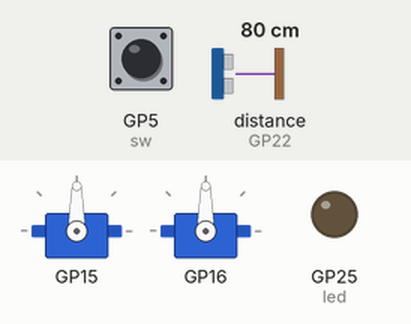
Bench run of a program on a simulated Raspberry Pi Pico running MicroPython. Shown: 2 × servo, output pins drawn as LEDs (lit = HIGH). Inputs (shaded band) come from the test bench; at power-on: GP5 (sw) HIGH, distance to the obstacle (sensor on GP22) 80 cm. The echo pulse lasts 58.3 µs per cm; random numbers come from a fixed seed; servo angles are drawn from the pulse width (0.5 ms = 0°, 2.5 ms = 180°); library files of the repository ran but are not shown: ultrasonic.py, servocar.py; pins used as bus, display or sensor lines are not drawn.

Above: at 5.0 s.
5.1 s: GP5 (sw) pulled LOW for 0.15 s
At 14.6 s:
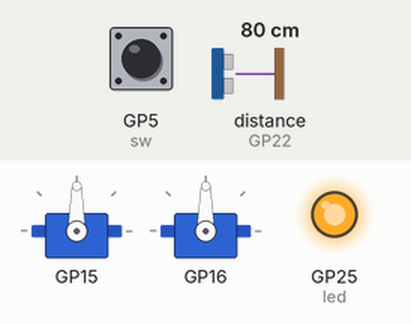
At 15.6 s:
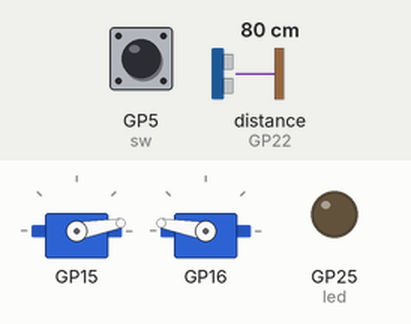
Timing chart, 0 to 16.6 s (numbered marks = the images above; inputs shaded):
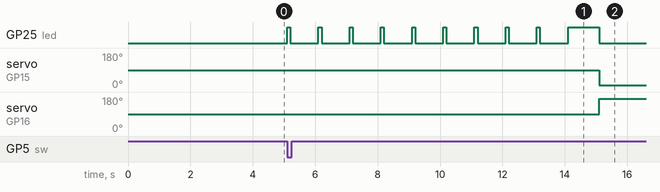

The program:

explore.py
```python
from machine import Pin
from ultrasonic import Ultrasonic
from servocar import ServoCar
from time import sleep, sleep_ms
from random import choice, randint

# Ultrasonic
TRIGGER_PIN = 28
ECHO_PIN = 22
# Robotic Plateform
RIGHT_SERVO = 15
LEFT_SERVO  = 16
# User Button
BTN_PIN = 5
LED_PIN = 25

sr04 = Ultrasonic( TRIGGER_PIN, ECHO_PIN )
car = ServoCar( left_servo = LEFT_SERVO, right_servo = RIGHT_SERVO )
sw = Pin( BTN_PIN, Pin.IN, Pin.PULL_UP )
led = Pin( LED_PIN, Pin.OUT )

# Wait button to be pressed
while sw.value():
	sleep( 0.100 )

# wait 10 secondes before start
for i in range(9):
	led.on()
	sleep_ms( 100 )
	led.off()
	sleep_ms( 900 )
# Final indicator
led.on()
sleep(1)
led.off()

try:
	while True:
		# if object detected
		while sr04.distance_in_cm() <= 25:
			# turn on right (positive speed) or left (negative speed) during a
			# random amount of time (400ms to 1.5s) to find an escape.
			car.right( speed = choice([-50,+50]), time_ms=randint(400,1500) )
		if not car.is_moving:
			car.speed( 80 ) # Move forward @ speed
		if sw.value()==0:
			break
finally:
	car.stop()
```

Measured:
- after the input at 5.1 s, GP25 (led): goes 9 × (HIGH 0.10 s, LOW 0.90 s), HIGH 1.0 s, then LOW, starting at once; servo on GP15: 90° → 10° after 10.0 s; servo on GP16: 90° → 170° after 10.0 s
